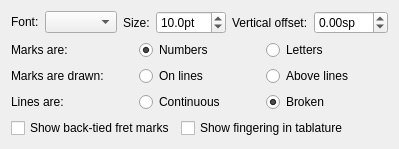
              <widget class="QWidget" name="tab">
               <attribute name="title">
                <string>Fret Marks</string>
               </attribute>
               <layout class="QVBoxLayout" name="verticalLayout_2">
                <item>
                 <layout class="QHBoxLayout" name="horizontalLayout_6">
                  <item>
                   <layout class="QFormLayout" name="formLayout_3">
                    <item row="0" column="0">
                     <widget class="QLabel" name="fretFontLabel">
                      <property name="text">
                       <string>Font:</string>
                      </property>
                      <property name="buddy">
                       <cstring>fretFontName</cstring>
                      </property>
                     </widget>
                    </item>
                    <item row="0" column="1">
                     <widget class="QComboBox" name="fretFontName"/>
                    </item>
                   </layout>
                  </item>
                  <item>
                   <layout class="QFormLayout" name="formLayout_4">
                    <item row="0" column="0">
                     <widget class="QLabel" name="fretFontSizeLabel">
                      <property name="text">
                       <string>Size:</string>
                      </property>
                      <property name="buddy">
                       <cstring>fretFontSize</cstring>
                      </property>
                     </widget>
                    </item>
                    <item row="0" column="1">
                     <widget class="QDoubleSpinBox" name="fretFontSize">
                      <property name="suffix">
                       <string>pt</string>
                      </property>
                      <property name="decimals">
                       <number>1</number>
                      </property>
                      <property name="minimum">
                       <double>5.000000000000000</double>
                      </property>
                      <property name="value">
                       <double>10.000000000000000</double>
                      </property>
                     </widget>
                    </item>
                   </layout>
                  </item>
                  <item>
                   <layout class="QFormLayout" name="formLayout_5">
                    <item row="0" column="0">
                     <widget class="QLabel" name="fretYLabel">
                      <property name="text">
                       <string>Vertical offset:</string>
                      </property>
                      <property name="buddy">
                       <cstring>fretY</cstring>
                      </property>
                     </widget>
                    </item>
                    <item row="0" column="1">
                     <widget class="QDoubleSpinBox" name="fretY">
                      <property name="suffix">
                       <string>sp</string>
                      </property>
                      <property name="minimum">
                       <double>-99.989999999999995</double>
                      </property>
                      <property name="singleStep">
                       <double>0.250000000000000</double>
                      </property>
                      <property name="value">
                       <double>0.000000000000000</double>
                      </property>
                     </widget>
                    </item>
                   </layout>
                  </item>
                 </layout>
                </item>
                <item>
                 <layout class="QGridLayout" name="gridLayout">
                  <item row="1" column="0">
                   <widget class="QLabel" name="onStringsLabel">
                    <property name="minimumSize">
                     <size>
                      <width>120</width>
                      <height>0</height>
                     </size>
                    </property>
                    <property name="text">
                     <string>Marks are drawn:</string>
                    </property>
                    <property name="buddy">
                     <cstring>onLinesRadio</cstring>
                    </property>
                   </widget>
                  </item>
                  <item row="1" column="1">
                   <widget class="QRadioButton" name="onLinesRadio">
                    <property name="minimumSize">
                     <size>
                      <width>110</width>
                      <height>0</height>
                     </size>
                    </property>
                    <property name="text">
                     <string>On lines</string>
                    </property>
                    <property name="checked">
                     <bool>false</bool>
                    </property>
                    <property name="autoExclusive">
                     <bool>true</bool>
                    </property>
                    <attribute name="buttonGroup">
                     <string notr="true">OnAboveLinesButtGroup</string>
                    </attribute>
                   </widget>
                  </item>
                  <item row="2" column="1">
                   <widget class="QRadioButton" name="linesThroughRadio">
                    <property name="minimumSize">
                     <size>
                      <width>110</width>
                      <height>0</height>
                     </size>
                    </property>
                    <property name="text">
                     <string>Continuous</string>
                    </property>
                    <property name="checked">
                     <bool>false</bool>
                    </property>
                    <property name="autoExclusive">
                     <bool>true</bool>
                    </property>
                    <attribute name="buttonGroup">
                     <string notr="true">ContinuousBrokenLinesbuttGroup</string>
                    </attribute>
                   </widget>
                  </item>
                  <item row="2" column="0">
                   <widget class="QLabel" name="linesThroughLabel">
                    <property name="minimumSize">
                     <size>
                      <width>120</width>
                      <height>0</height>
                     </size>
                    </property>
                    <property name="text">
                     <string>Lines are:</string>
                    </property>
                    <property name="buddy">
                     <cstring>linesThroughRadio</cstring>
                    </property>
                   </widget>
                  </item>
                  <item row="0" column="1">
                   <widget class="QRadioButton" name="numbersRadio">
                    <property name="minimumSize">
                     <size>
                      <width>110</width>
                      <height>0</height>
                     </size>
                    </property>
                    <property name="text">
                     <string>Numbers</string>
                    </property>
                    <property name="checked">
                     <bool>true</bool>
                    </property>
                    <property name="autoExclusive">
                     <bool>true</bool>
                    </property>
                    <attribute name="buttonGroup">
                     <string notr="true">NumLettersButtGroup</string>
                    </attribute>
                   </widget>
                  </item>
                  <item row="0" column="0">
                   <widget class="QLabel" name="numbersLabel">
                    <property name="minimumSize">
                     <size>
                      <width>120</width>
                      <height>0</height>
                     </size>
                    </property>
                    <property name="text">
                     <string>Marks are:</string>
                    </property>
                    <property name="buddy">
                     <cstring>numbersRadio</cstring>
                    </property>
                   </widget>
                  </item>
                  <item row="0" column="2">
                   <widget class="QRadioButton" name="lettersRadio">
                    <property name="text">
                     <string>Letters</string>
                    </property>
                    <property name="autoExclusive">
                     <bool>true</bool>
                    </property>
                    <attribute name="buttonGroup">
                     <string notr="true">NumLettersButtGroup</string>
                    </attribute>
                   </widget>
                  </item>
                  <item row="1" column="2">
                   <widget class="QRadioButton" name="aboveLinesRadio">
                    <property name="text">
                     <string>Above lines</string>
                    </property>
                    <property name="autoExclusive">
                     <bool>true</bool>
                    </property>
                    <attribute name="buttonGroup">
                     <string notr="true">OnAboveLinesButtGroup</string>
                    </attribute>
                   </widget>
                  </item>
                  <item row="2" column="2">
                   <widget class="QRadioButton" name="linesBrokenRadio">
                    <property name="text">
                     <string>Broken</string>
                    </property>
                    <property name="checked">
                     <bool>true</bool>
                    </property>
                    <property name="autoExclusive">
                     <bool>true</bool>
                    </property>
                    <attribute name="buttonGroup">
                     <string notr="true">ContinuousBrokenLinesbuttGroup</string>
                    </attribute>
                   </widget>
                  </item>
                 </layout>
                </item>
                <item>
                 <layout class="QHBoxLayout" name="horizontalLayout_3">
                  <item>
                   <widget class="QCheckBox" name="showBackTied">
                    <property name="text">
                     <string>Show back-tied fret marks</string>
                    </property>
                   </widget>
                  </item>
                  <item>
                   <widget class="QCheckBox" name="showTabFingering">
                    <property name="text">
                     <string>Show fingering in tablature</string>
                    </property>
                   </widget>
                  </item>
                  <item>
                   <spacer name="horizontalSpacer_6">
                    <property name="orientation">
                     <enum>Qt::Horizontal</enum>
                    </property>
                    <property name="sizeHint" stdset="0">
                     <size>
                      <width>40</width>
                      <height>20</height>
                     </size>
                    </property>
                   </spacer>
                  </item>
                 </layout>
                </item>
               </layout>
              </widget>
